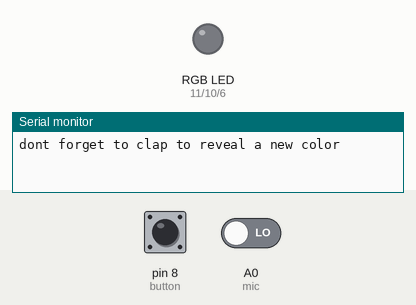
Simulated run of this sketch. Board: Arduino Uno, built with avr-gcc and run on an emulated ATmega328P. On the bench: an RGB LED mixed from three pins (HIGH = lit), the last lines printed to the serial monitor. Dashed ring = blinking. The inputs (shaded band) are chosen by the test bench; at power-on: A0 (mic) LOW, pin 8 (button) LOW.

Above: at 1.2 s.
1.3 s: A0 (mic) driven HIGH
At 1.65 s:
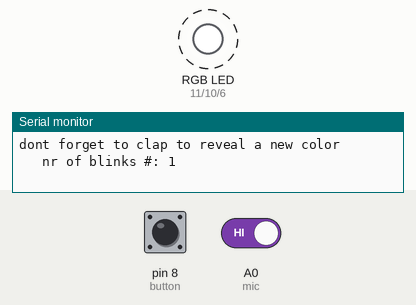
4.3 s: pin 8 (button) pulled HIGH for 3.2 s
At 4.65 s:
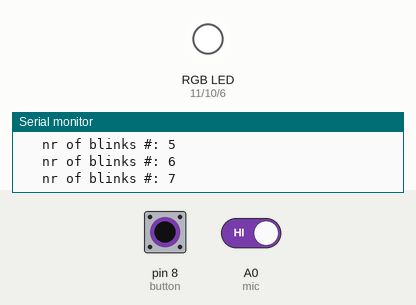
At 5.9 s:
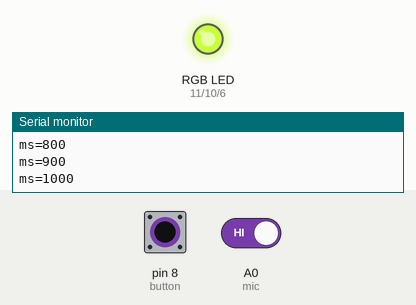
Timing chart, 0 to 15.0 s (numbered marks = the images above; inputs shaded):
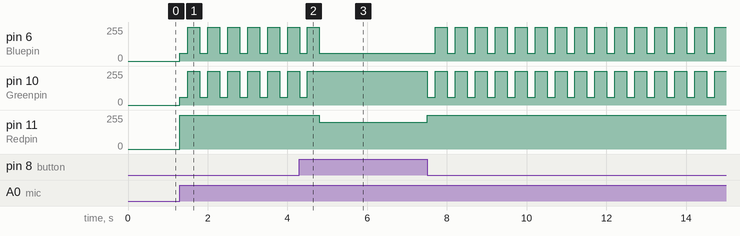

The sketch:

Schimbarea_culorii_cu_un_buton.ino
```cpp
//programul schimba culoarea unui LED RGB dupa durata apasarii unui buton, si poate sa stinga LED-ul prin batai din palma/suflat
int mic= A0;
int press_duration=0;
int button=8;
int Redpin=11;
int Greenpin=10;
int Bluepin=6;
int nrblinks=7;
void setup() {
  pinMode(button,INPUT);
  pinMode(Redpin, OUTPUT);
  pinMode(Greenpin, OUTPUT);
  pinMode(Bluepin, OUTPUT);
  pinMode (mic, INPUT);
Serial.begin(9600);
Serial.println ("dont forget to clap to reveal a new color");
press_duration=0;
}

void loop() {
int statusSensor=digitalRead(mic); // cisteste senzorul de sunet

 while(digitalRead(button)==HIGH){ // cat timp butonul ii apasat inregistreaza si arata durata pentru cat timp a fost apasat
  delay(100);
  press_duration=press_duration+100;
  Serial.print("ms=");
  Serial.println(press_duration);

 }

  if(statusSensor==HIGH){                   //daca senzorul de sunet ii activat incepe o animatie si schimba culoarea
      for (int j=1; j<=nrblinks; j=j+1) {
  Serial.print("   nr of blinks #: ");
    Serial.println(j);
      SetColor ( 255, 60, 60);
      delay(200);
      SetColor (255,255,255);
      delay(300);
      SetColor ( 200, 255, 60);
 }
     Serial.println ("You discovered a new color: the Amethyst");
  }
  else{                                              //altfel daca butonul a fost tinut timp de o anumita durata schimba culoarea LED-ului RGB
    if(press_duration>=1000&&press_duration<=1500){
      SetColor (0,0,0);
       Serial.println("nice you just hit  white");
    }
    if(press_duration>=2000&&press_duration<=2500){
      SetColor (0,190,255);
      Serial.println("nice you just hit orange");
    }
    if(press_duration>=3000&&press_duration<3500){
      SetColor(255,200,40);
      Serial.println("nice you just hit light blue");
    }
    if(press_duration>=4000&&press_duration<=4500){
      SetColor (0,130,255);
      Serial.println("nice you just hit yellow");
    }
    if(press_duration>5000&&press_duration<=5500){
      SetColor(0,230,255);
      Serial.println("nice you just hit Red");
    }
    if(press_duration>6000&&press_duration<=6500 ){
     SetColor (180,255,180);
     Serial.println("nice you just hit purple");
    }
    if(press_duration>7000){
      SetColor (180, 100, 240);

    Serial.println ("this is the last color");
    }


press_duration=press_duration-press_duration; // Reseteaza mereu valoarea constantei care inregistreaza pentru cat timp a fost butonul apasat
}
}
void SetColor (int red, int green, int blue)    // the function which sets the color of the RGB LED

{analogWrite (Redpin, red);
analogWrite (Greenpin, green);
analogWrite (Bluepin, blue);

}
```

Measured:
- after the input at 1.3 s, pin 6 (Bluepin), pin 10 (Greenpin): alternates 255/255 for 0.30 s and 60/255 for 0.20 s, starting at once; pin 11 (Redpin): 0/255 → 255/255 at once
- after the input at 4.3 s, pin 11 (Redpin): 255/255 → 200/255 after 0.50 s, → 255/255 2.7 s later
